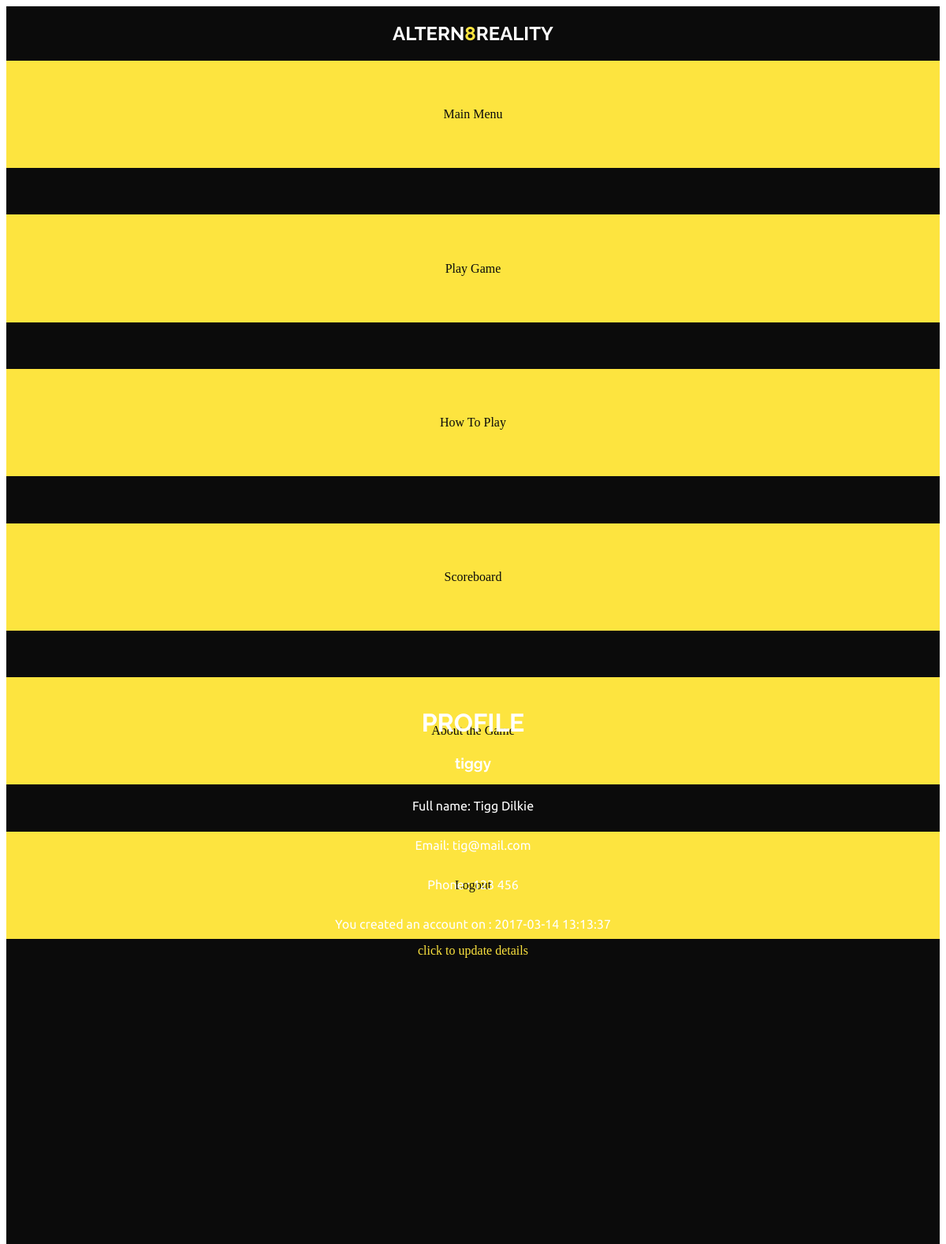
Screenshot of /profile.php?user=tiggy (signed in) with the database file from the repository.
### tables this page shows
CREATE TABLE `users` (
  `id` int(11) NOT NULL,
  `name` varchar(50) NOT NULL,
  `email` varchar(50) NOT NULL,
  `phone` varchar(30) NOT NULL,
  `username` varchar(20) NOT NULL,
  `password` varchar(64) NOT NULL,
  `salt` varchar(32) NOT NULL,
  `joined` datetime NOT NULL,
  `group` int(11) NOT NULL,
  `score` int(11) NOT NULL
);

### classes/Input.php (called while the page is built, shortened)
<?php
class Input {
    public static function get($item){
        if(isset($_POST[$item])){
            return $_POST[$item];
        }
        else if(isset($_GET[$item])){
            return $_GET[$item];
        }
        return '';
    }
}
?>

### classes/Config.php (called while the page is built)
<?php
    class Config{
        public static function get($path = null){
            if($path){
                $config = $GLOBALS['config'];
                $path = explode('/', $path);
                foreach($path as $bit){
                    if(isset($config[$bit])){
                        $config = $config[$bit];
                    }
                }
                return $config;
            }
            return false;
        }
    }
?>

### classes/DB.php (called while the page is built, shortened)
<?php
class DB{
    private static $_instance = null;
    private $_pdo,
            $_query,
            $_error = false,
            $_results,
            $_count = 0;
    private function __construct(){
        try{
            $this->_pdo = new PDO('mysql:host=' . Config::get('mysql/host') . ';dbname=' . Config::get('mysql/db'), Config::get('mysql/username'), Config::get('mysql/password'));
        } catch(PDOException $e){
            die($e->getMessage());
        }
    }
    public static function getInstance(){
        if(!isset(self::$_instance)){
            self::$_instance = new DB();
        }
        return self::$_instance;
    }
    public function query($sql, $params = array()) {
        $this->_error = false;
        if($this->_query = $this->_pdo->prepare($sql)) {
            $x = 1;
            if(count($params)) {
                foreach($params as $param) {
                    $this->_query->bindValue($x, $param);
                    $x++;
                }
            }
            if($this->_query->execute()) {
                $this->_results = $this->_query->fetchAll(PDO::FETCH_OBJ);
                $this->_count = $this->_query->rowcount();
            } else {
                $this->_error = true;
            }
        }
        return $this;
    }
    public function action($action, $table, $where = array()){
        if(count($where) === 3){
            $operators = array('=', '>', '<', '>=', '<=');
            $field = $where[0];
            $operator = $where[1];
            $value = $where[2];
            if(in_array($operator, $operators)){
                $sql = "{$action} FROM {$table} WHERE {$field} {$operator} ?";
                if(!$this->query($sql, array($value))->error()){
                    return $this;
                }
            }
        }
        return false;
    }
    public function get($table, $where){
        return $this->action('SELECT *', $table, $where);
    }
    public function results(){
        return $this->_results;
    }
    public function first(){
        return $this->results()[0];
    }
    public function error(){
        return $this->_error;
    }
    public function count(){
        return $this->_count;
    }
}
?>

### classes/User.php (called while the page is built, shortened)
<?php
    class User{
        private $_db,
                $_data,
                $_sessionName,
                $_cookieName,
                $_isLoggedIn;
        public function __construct($user = null){
            $this->_db = DB::getInstance();
            $this->_sessionName = Config::get('session/session_name');
            if(!$user){
                if(Session::exists($this->_sessionName)){
                    $user = Session::get($this->_sessionName);
                    if($this->find($user)){
                        $this->_isLoggedIn = true;
                    }
                        else{
                     }
                }
            } else{
                $this->find($user);
            }
        }
        public function find($user = null){
            if($user){
                $field = (is_numeric($user)) ? 'id' : 'username';
                $data = $this->_db->get('users', array($field, '=', $user));
                if($data->count()){
                    $this->_data = $data->first();
                    return true;
                }
            }
            return false;
        }
        public function exists(){
            return (!empty($this->_data)) ? true : false;
        }
        public function data(){
            return $this->_data;
        }
    }
?>

### functions/sanitize.php (called while the page is built, shortened)
<?php
function escape($string){
    return htmlentities($string, ENT_QUOTES, 'UTF-8');
}
?>

### profile.php (the view, shortened to what this page needs)
<!DOCTYPE html>
<html lang="en">
<head>
    <link rel="stylesheet" href="https://code.jquery.com/mobile/1.4.5/jquery.mobile-1.4.5.min.css" />
    <link rel="stylesheet" href="css/styles.css">
</head>
<body>
    <div data-role="page" class="content">
        <div data-role="header">
            <div class="headerThree">
                <h2>ALTERN<span>8</span>REALITY</h2>
            </div>
        </div>
        <div data-role="panel" data-position="right" data-display="push" data-theme="none" id="myPanel">
            <div class="slideOut">
                <a href="options.php">Main Menu</a>
                <a href="game.php" rel="external">Play Game</a>
                <a href="howtoplay.php" rel="external">How To Play</a>
                <a href="scoreboard.php">Scoreboard</a>
                <a href="about.php">About the Game</a>
                <a href="logout.php">Logout</a>
            </div>
        </div>
        <div data-role="main" class="ui-content">
            <?php
            if(!$username = Input::get('user')){
                Redirect::to('index.php');
            } else{
                $user = new User($username);
                if(!$user->exists()){
                    Redirect::to(404);
                } else{
                    $data = $user->data();
                }
        ?>
                <h1>PROFILE</h1>
                <h3>
                    <?php echo escape($data->username); ?>
                </h3>
                <div id="profileDetails">
                    <p>Full name:
                        <?php echo escape($data->name); ?>
                    </p>
                    <p>Email:
                        <?php echo escape($data->email); ?>
                    </p>
                    <p>Phone :
                        <?php echo escape($data->phone); ?>
                    </p>
                    <p>You created an account on :
                        <?php echo escape($data->joined); ?>
                    </p>
                    <a href="update.php" rel="external">click to update details</a>
                </div>
                <?php
                    }
                ?>
        </div>
    </div>
</body>
</html>

### css/styles.css (style rules this page uses)
html { height: 100% !important; }
body { height: 100% !important; }
h1, h2, h3 { font-family: 'Raleway', sans-serif !important; text-shadow: none !important; text-align: center; }
p { font-family: 'Ubuntu', sans-serif !important; text-shadow: none !important; }
a { outline: none !important; }
span { color: #FDE43F; }
.content { height: 100% !important; background-color: #0B0B0B !important; color: #FFFFFF !important; }
.ui-content { background-color: #0B0B0B; height: 85vh; color: #FFFFFF; }
.headerOne, .headerTwo, .headerThree { background-color: #0B0B0B; color: #FFFFFF; display: flex; justify-content: center; }
.slideOut { height: 100vh; width: 100%; display: flex; flex-direction: column; text-align: center; background-color: #0B0B0B; color: #FFFFFF; outline: none; }
.slideOut a { text-shadow: none; text-decoration: none; outline: none; padding: 5%; background-color: #FDE43F; color: #0B0B0B; margin-bottom: 5%; }
#myPanel a { color: #0B0B0B; margin-bottom: 5%; }
span { color: #FDE43F; animation: glow 1.5s ease-in-out infinite alternate; }
#profileDetails { width: 100%; display: flex; flex-direction: column; align-items: center; }
#profileDetails a { color: #FDE43F; text-shadow: none; text-decoration: none; outline: none; }

### rows the page displays
users: username "tiggy", name "Tigg Dilkie", email "tig@mail.com", phone "123 456", joined "2017-03-14 13:13:37"
